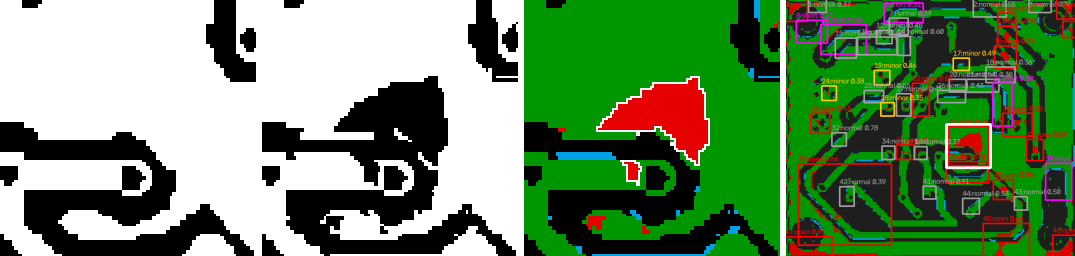
#> input picture AI_Model_Defect/sample_dataset/minor/pcb_0011_20260920_180517_031.png, 1075 x 256 px
$ python -i pcb_compare.py   (imports and definitions only)   (older library calls are emulated)
#> lines starting #> are read from the running program, lines starting #| are printed output that depends on the picture; after the words box and inside, x2 and y2 are one past the last pixel; in counts of white or black regions, pixels touching at a corner belong together
# ==========================================================================================
# pcb_compare.py — เปรียบเทียบ "mask ลายทองแดงที่โมเดลทำนาย" กับ "ไฟล์ต้นแบบ (design)"
#   1) โหลด/ทำความสะอาด design + mask (รองรับ design ทองแดงสีดำหรือสีขาว, auto)
#   2) จัดตำแหน่งอัตโนมัติ: หมุนได้ทุกมุม + กลับซ้าย-ขวา (mirror) + ปรับสเกล + เลื่อน + perspective
#   3) หาจุดต่าง (candidate) ระหว่างสองลาย
#   4) สกัด feature เชิงรูปทรง/การเชื่อมต่อ (topology) ของแต่ละจุด
#   5) จำแนกด้วยโมเดล AI (RandomForest) → open / short / minor / normal
# ใช้ได้ทั้งใน notebook และ FastAPI บน Raspberry Pi 5 (ต้องการแค่ numpy, opencv, scikit-image, scikit-learn)
# ==========================================================================================
import os
import json
import time
import math
import cv2
import numpy as np
try:
    from skimage.morphology import skeletonize
except ImportError:
    # [13 lines left out: function skeletonize, not called in this run]

CLASSES = ["open", "short", "minor", "normal"]          # normal = ไม่ใช่ตำหนิ (false alarm)
CLASS_COLORS = {"open": (0, 0, 255), "short": (255, 0, 255), "minor": (0, 200, 255), "normal": (160, 160, 160)}
CANON_LONG = 512                                         # ความยาวด้านยาวของ "กรอบมาตรฐาน" ที่ใช้เปรียบเทียบ (px)


# ---------------------------------------------------------------------------------------
# ยูทิลิตี้
# ---------------------------------------------------------------------------------------
def disk(r):
    r = max(0, int(round(r)))
    return cv2.getStructuringElement(cv2.MORPH_ELLIPSE, (2 * r + 1, 2 * r + 1))


def dil(m, r):
    return cv2.dilate(m, disk(r)) if r >= 0.5 else m.copy()


def ero(m, r):
    return cv2.erode(m, disk(r)) if r >= 0.5 else m.copy()


def remove_small(m01, min_area):
    m01 = m01.astype(np.uint8)
    if min_area <= 1:
        return m01
    n, lab, st, _ = cv2.connectedComponentsWithStats(m01, connectivity=8)
    keep = np.zeros(n, np.uint8)
    keep[1:] = st[1:, cv2.CC_STAT_AREA] >= min_area
    return keep[lab]


# [11 lines left out: function fill_small_holes, not called in this run]


def _read_gray(src):
    if isinstance(src, str):
        img = cv2.imread(src, cv2.IMREAD_UNCHANGED)
        if img is None:
            raise FileNotFoundError(src)
    else:
        img = np.asarray(src)
    if img.ndim == 3:
        if img.shape[2] == 4:                       # PNG โปร่งใส → วางบนพื้นขาว
            a = img[..., 3:4].astype(np.float32) / 255
            img = (img[..., :3] * a + 255 * (1 - a)).astype(np.uint8)
        img = cv2.cvtColor(img, cv2.COLOR_BGR2GRAY)
    if img.dtype != np.uint8:                        # probability map 0..1
        img = np.clip(img.astype(np.float32) * (255 if img.max() <= 1.0 else 1), 0, 255).astype(np.uint8)
    return img


def load_mask(src, thr=64):
    """mask จากโมเดลแยกทองแดง: ขาว = ทองแดง (ค่า >= thr ถือเป็นทองแดง; label 128 'ไม่แน่ใจ' นับเป็นทองแดง)"""
    return (_read_gray(src) >= thr).astype(np.uint8)


def _trim_uniform(b01, frac=0.995):
    """ตัดขอบที่เป็นสีเดียวกันทั้งแถว/คอลัมน์ออก (ขอบกระดาษ/ขอบว่างของไฟล์ export)"""
    H, W = b01.shape
    bg = np.bincount([b01[0, 0], b01[0, -1], b01[-1, 0], b01[-1, -1]], minlength=2).argmax()
    rows = (b01 == bg).mean(1) < frac
    cols = (b01 == bg).mean(0) < frac
    if rows.sum() < 10 or cols.sum() < 10:
        return b01, (0, 0, W, H)
    y0, y1 = np.where(rows)[0][[0, -1]]
    x0, x1 = np.where(cols)[0][[0, -1]]
    return b01[y0:y1 + 1, x0:x1 + 1], (int(x0), int(y0), int(x1 - x0 + 1), int(y1 - y0 + 1))


def _drop_frame(m01, band_frac=0.05, thick_px=None):
    """
    ลบเส้นกรอบบอร์ด (board outline) ที่พิมพ์ติดมากับไฟล์ต้นแบบ:
      1) ก้อนทองแดงบางๆ ที่แตะขอบทั้ง 4 ด้าน
      2) เส้นตรงยาวบางๆ ที่วิ่งขนานขอบภาพ (อยู่ในแถบ band_frac ของขอบ)
    """
    H, W = m01.shape
    n, lab, st, _ = cv2.connectedComponentsWithStats(m01, connectivity=8)
    out = m01.copy()
    for k in range(1, n):
        x, y, w, h, a = st[k]
        if w >= 0.97 * W and h >= 0.97 * H and a < 0.12 * W * H:
            out[lab == k] = 0
    t = thick_px or max(4, int(round(0.012 * max(H, W))))       # เส้นที่บางกว่านี้ = เส้นกรอบ
    band = max(3, int(band_frac * min(H, W)))
    zone = np.zeros_like(out)
    zone[:band, :] = 1
    zone[-band:, :] = 1
    zone[:, :band] = 1
    zone[:, -band:] = 1
    hl = cv2.morphologyEx(out, cv2.MORPH_OPEN, cv2.getStructuringElement(cv2.MORPH_RECT, (max(3, int(0.3 * W)), 1)))
    vl = cv2.morphologyEx(out, cv2.MORPH_OPEN, cv2.getStructuringElement(cv2.MORPH_RECT, (1, max(3, int(0.3 * H)))))
    thick_v = cv2.morphologyEx(out, cv2.MORPH_OPEN, cv2.getStructuringElement(cv2.MORPH_RECT, (1, t)))
    thick_h = cv2.morphologyEx(out, cv2.MORPH_OPEN, cv2.getStructuringElement(cv2.MORPH_RECT, (t, 1)))
    frame = ((hl & (1 - thick_v)) | (vl & (1 - thick_h))) & zone
    frame = cv2.dilate(frame, np.ones((3, 3), np.uint8)) & out & (1 - (thick_v & thick_h))
    out[frame > 0] = 0
    return remove_small(out, max(4, int(0.0002 * H * W)))


def load_design(src, copper="auto", trim=True, drop_frame=True):
    """
    โหลดไฟล์ต้นแบบ (PNG/JPG ขาว-ดำ จาก KiCad/EasyEDA/ไฟล์พิมพ์ลาย)
    copper: "black" = ทองแดงเป็นสีดำ, "white" = ทองแดงเป็นสีขาว, "auto" = ลองทั้งสองแบบตอนจัดตำแหน่ง
    คืน dict {variants: [(ชื่อ, mask 0/1)], crop}
    """
    gray = _read_gray(src)
    _, bw = cv2.threshold(gray, 0, 1, cv2.THRESH_BINARY + cv2.THRESH_OTSU)
    crop = (0, 0, bw.shape[1], bw.shape[0])
    if trim:
        bw, crop = _trim_uniform(bw)
    variants = []
    for pol in (["black", "white"] if copper == "auto" else [copper]):
        m = (1 - bw) if pol == "black" else bw.copy()
        m = m.astype(np.uint8)
        if drop_frame:
            m = _drop_frame(m)
        variants.append((pol, m))
    return dict(variants=variants, crop=crop, src_shape=gray.shape)


# [38 lines left out: functions to_canon, trace_width, _main_copper, _hull_area, not called in this run]


# ---------------------------------------------------------------------------------------
# การจัดตำแหน่ง (alignment): หมุนทุกมุม + mirror + สเกล + เลื่อน → ECC affine → ECC homography
# A (3x3) = การแปลงพิกัดจาก "กรอบมาตรฐานของ design" → "พิกัดภาพ mask"
# ---------------------------------------------------------------------------------------
def _M3(M2):
    return np.vstack([M2, [0, 0, 1]]).astype(np.float64)


def _blurf(m, sigma):
    f = m.astype(np.float32)
    return cv2.GaussianBlur(f, (0, 0), sigma) if sigma > 0 else f


# [17 lines left out: functions _rot_canvas, warp_to_canon, not called in this run]


def warp_mask_to_canon(T, A, canon_shape):
    w = warp_to_canon(T, A, canon_shape)
    return (w >= 0.5).astype(np.uint8)


# [100 lines left out: functions match_score, align_quality, _coarse_search, _ecc, _sane, not called in this run]


def _angle_diff(a, b):
    d = abs(a - b) % 360
    return min(d, 360 - d)


# [96 lines left out: functions align, design_as_seen, not called in this run]


# ---------------------------------------------------------------------------------------
# หาจุดต่าง (candidates) + feature
# ---------------------------------------------------------------------------------------
FEATURE_NAMES = [
    "area_miss", "area_extra", "miss_skel_len", "miss_depth", "extra_out",
    "nets_bridged_local", "nets_bridged_global", "split_local", "split_global",
    "width_min", "width_mean", "extra_width_max", "bbox_long", "bbox_aspect",
    "region_solidity", "miss_frac_local", "extra_frac_local", "near_border", "align_score",
    "extra_touch_nets", "gap_local", "unc_frac",
]


# [7 lines left out: function _touch_nets, not called in this run]


class Comparator:
    """เตรียมข้อมูลของการเปรียบเทียบหนึ่งคู่ (design canon D กับ mask ที่ดัดแล้ว Tc)"""

    # [304 lines left out: functions __init__, _build_ignore_mask, _drill_holes, _fragments_global, candidates, features and 1 more, not called in this run]


class DefectClassifier:
    """ตัวจำแนกตำหนิด้วย AI (RandomForest) หรือกฎตั้งต้น"""

    # [528 lines left out: functions __init__, load, save, fit, predict, match_best_design and 14 more, not called in this run]


# [27 lines not run here, left out]

>>> import cv2
>>> picture = cv2.imread('AI_Model_Defect/sample_dataset/minor/pcb_0011_20260920_180517_031.png')
#> picture is the input picture: shape (256, 1075, 3); mean B, G, R 100.6, 140.9, 108.1
>>> result = load_design(picture)
#> in _read_gray, `img = cv2.cvtColor(img, cv2.COLOR_BGR2GRAY)`:
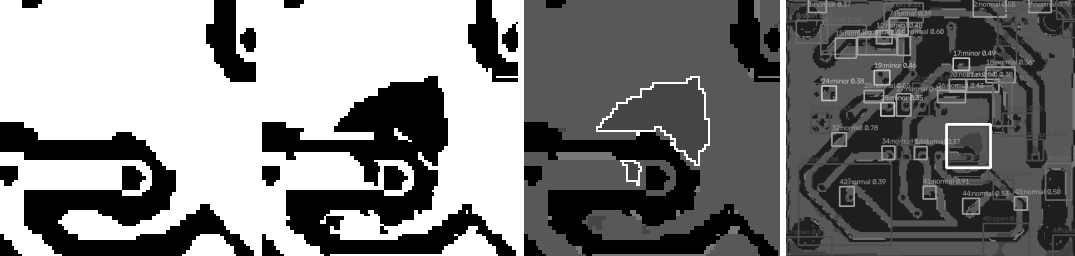
#> img: shape (256, 1075); min 0, max 255, mean 126.5
#> in load_design, `_, bw = cv2.threshold(gray, 0, 1, cv2.THRESH_BINARY + cv2.THRESH_OTSU)`:
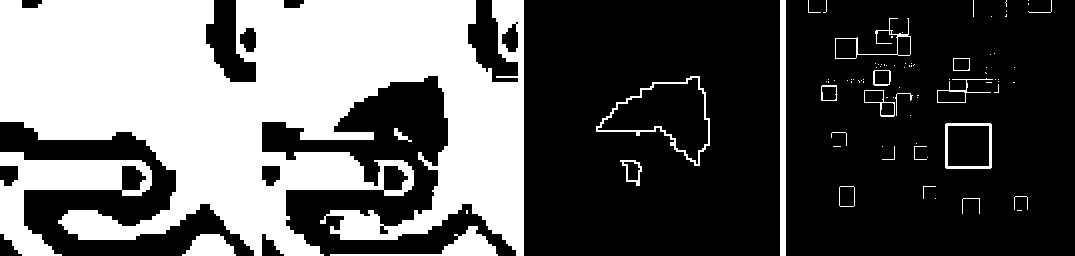
#> bw: shape (256, 1075); values 0 (black) and 1 (white), 36.6% white; 86 white regions (61 under 20 px), largest, box (x1, y1, x2, y2) and area: (0, 0, 524, 256) 88220, (0, 152, 152, 256) 5972, (780, 0, 786, 256) 1536
#> in _trim_uniform, `bg = np.bincount([b01[0, 0], b01[0, -1], b01[-1, 0], b01[-1, -1]], min..`: bg = 0
#> in _trim_uniform, `y0, y1 = np.where(rows)[0][[0, -1]]`: y1 = 255
#> in _trim_uniform, `x0, x1 = np.where(cols)[0][[0, -1]]`: x0 = 0; x1 = 1051
#> in load_design, `bw, crop = _trim_uniform(bw)`:
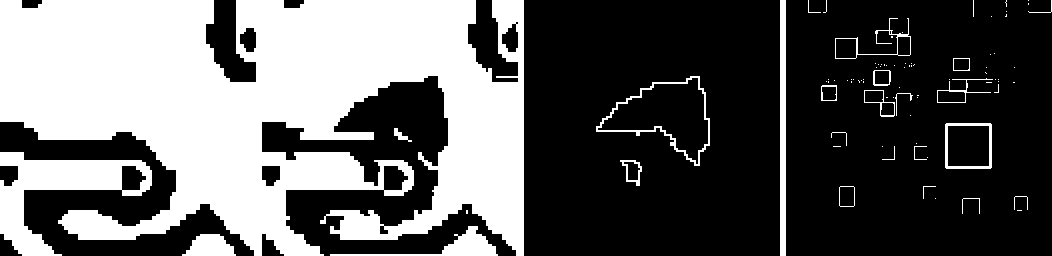
#> bw: shape (256, 1052); values 0 (black) and 1 (white), 37.4% white; 86 white regions (61 under 20 px), largest, box (x1, y1, x2, y2) and area: (0, 0, 524, 256) 88220, (0, 152, 152, 256) 5972, (780, 0, 786, 256) 1536
#> in load_design, `bw, crop = _trim_uniform(bw)`: crop = (0, 0, 1052, 256)
#> the loop in load_design, `for pol in (["black", "white"] if copper == "auto" else [copper]):` made 2 passes
#> pass 1, in _drop_frame, `n, lab, st, _ = cv2.connectedComponentsWithStats(m01, connectivity=8)`:
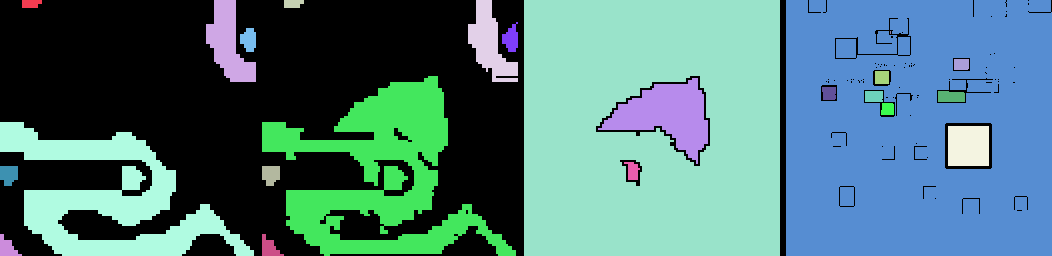
#> lab: shape (256, 1052) int32; 25 distinct labels, from 0 to 24; one colour per label, 0 black
#> pass 1, in _drop_frame, `hl = cv2.morphologyEx(out, cv2.MORPH_OPEN, cv2.getStructuringElement(c..`:
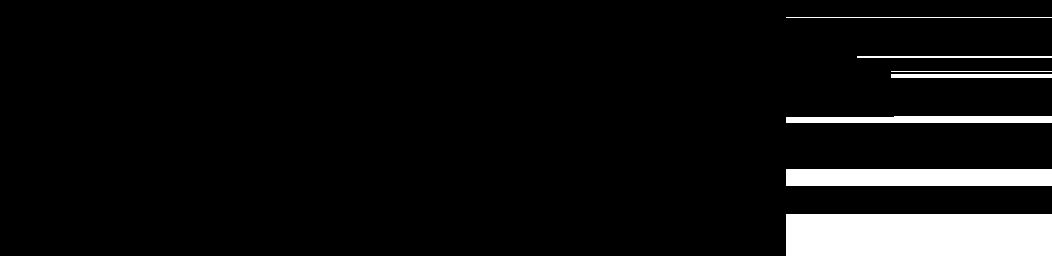
#> hl: shape (256, 1052); values 0 (black) and 1 (white), 7% white; 7 white regions, largest, box (x1, y1, x2, y2) and area: (786, 214, 1052, 256) 11172, (786, 169, 1052, 186) 4522, (786, 116, 1052, 123) 1754
#> pass 1, in _drop_frame, `vl = cv2.morphologyEx(out, cv2.MORPH_OPEN, cv2.getStructuringElement(c..`:
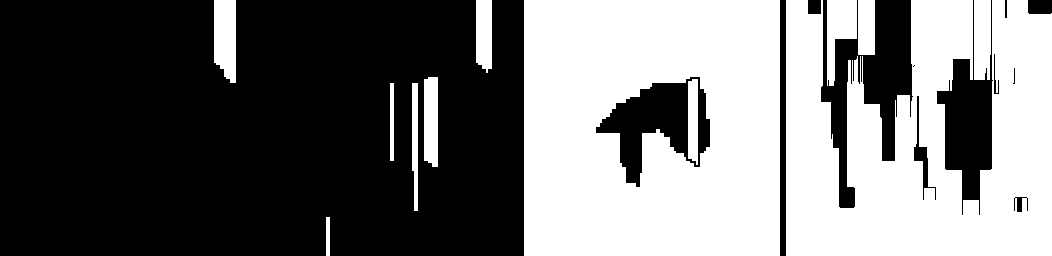
#> vl: shape (256, 1052); values 0 (black) and 1 (white), 44% white; 12 white regions, largest, box (x1, y1, x2, y2) and area: (524, 0, 780, 256) 59212, (786, 0, 1052, 256) 49574, (214, 0, 236, 83) 1630
#> after the loop in load_design, `for pol in (["black", "white"] if copper == "auto" else [copper]):`: variants = 2 items
#> result = 3 items
